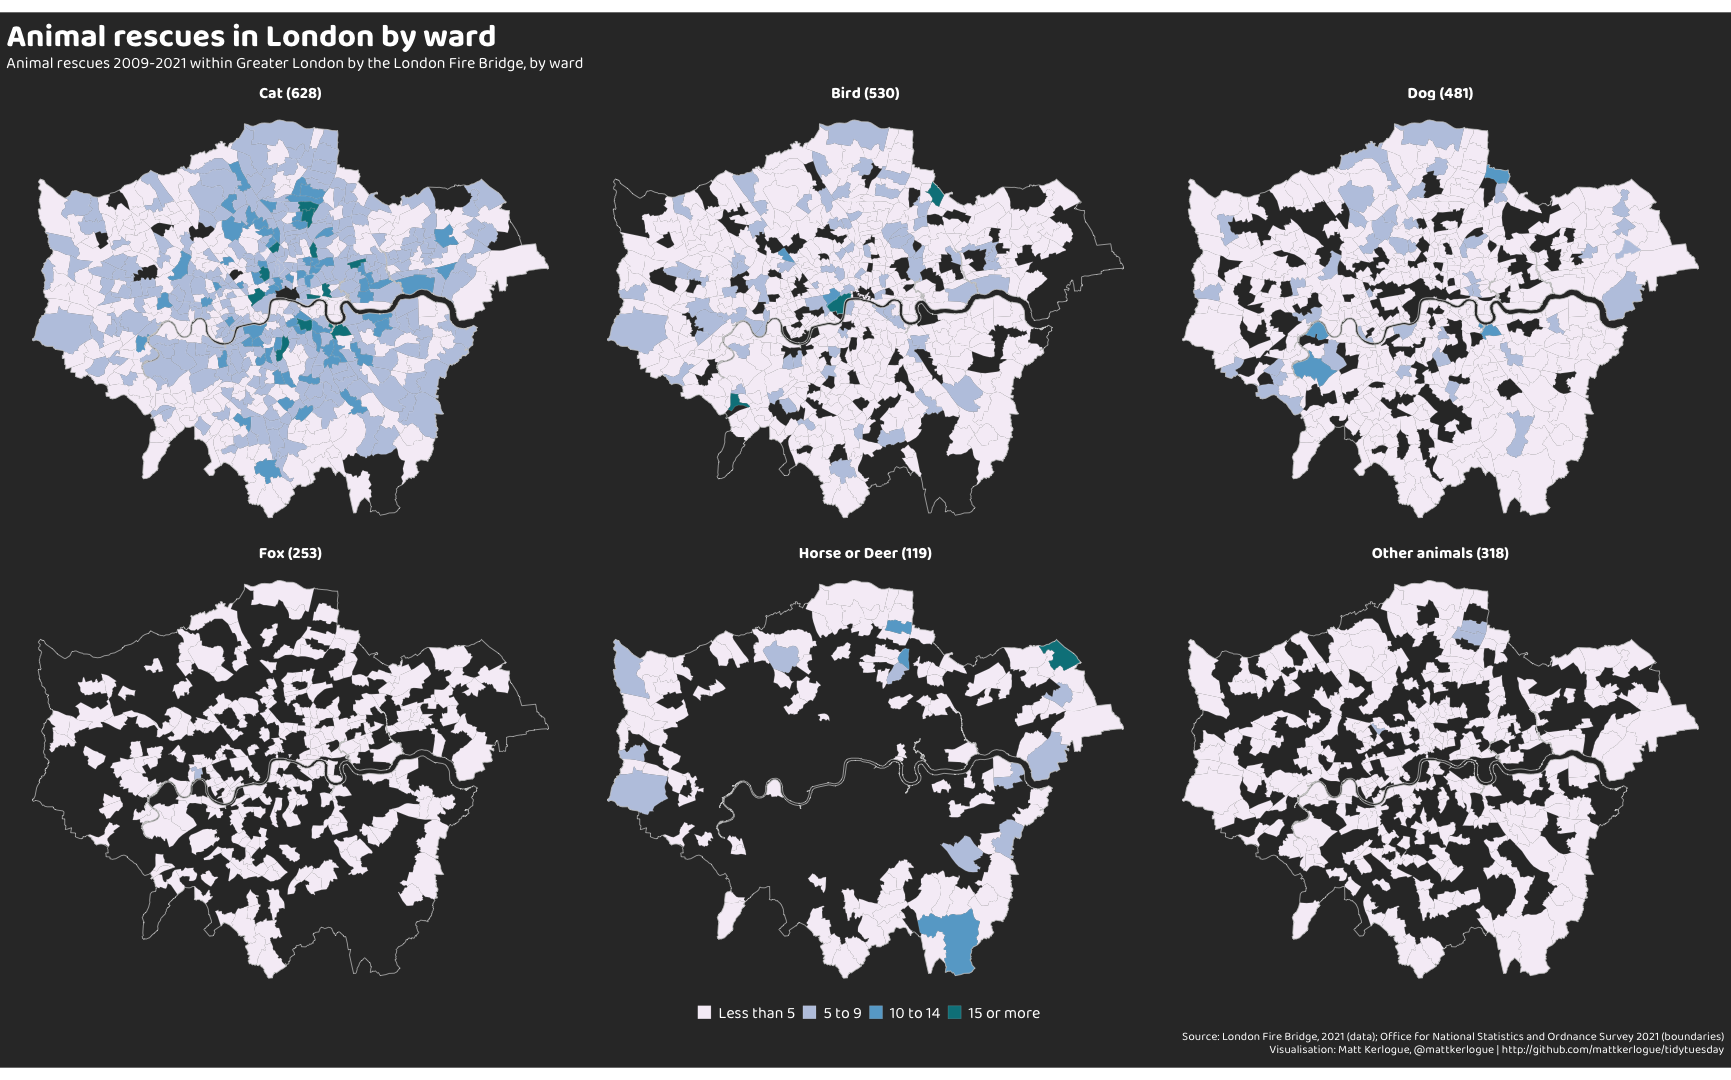

Here is the R script that generated this plot:
library(tidyverse)

# get tidy tuesday data
tuesdata <- tidytuesdayR::tt_load('2021-06-29')

# unify references to cats
animal_rescues <- tuesdata$animal_rescues %>%
  mutate(
    animal_group_parent = if_else(animal_group_parent == "cat", "Cat", animal_group_parent)
  )

# select just the ward and animal info
# combine low frequencies
# unify ward names (to make count() work correctly)
# count animals by ward
# group frequencies
animal_rescues_wards <- animal_rescues %>%
  select(ward_code, ward, animal_group_parent) %>%
  mutate(
    animal = fct_collapse(animal_group_parent, "Cat" = "Cat", "Bird" = "Bird", "Dog" = "Dog",
                          "Fox" = "Fox", "Horse/Deer" = c("Horse", "Deer"), other_level = "Other"),
    animal = fct_infreq(animal),
    animal = fct_relevel(animal, "Other", after = Inf),
    ward = str_to_title(tolower(ward))
  ) %>%
  count(ward_code, ward, animal) %>%
  add_count(ward_code, wt = n, name = "total") %>%
  mutate(
    bin_n = case_when(
      n < 5 ~ "Less than 5",
      n < 10 ~ "5 to 9",
      n < 15 ~ "10 to 14",
      !is.na(n) ~ "15 or more"
    ),
    bin_n = factor(bin_n, levels = c("Less than 5", "5 to 9", "10 to 14",
                                     "15 or more"), ordered = TRUE)
  )

# get boundaries for wards and regions
wards <- sf::st_read("https://opendata.arcgis.com/datasets/60ea78fd4f9d47099adfa63c2ccbc8bf_0.geojson")
regions <- sf::st_read("https://opendata.arcgis.com/datasets/cfa25518ddd7408a8da5c27eb42dd428_0.geojson")

# get london's outline
london <- regions %>%
  filter(RGN20NM == "London")

# get the wards that are within london (a small number of rescues happen outside)
# merge the animal counts
# drop wards with no counts
animal_wards_london <- wards %>%
  filter(sf::st_within(wards, london, sparse = FALSE)) %>%
  left_join(animal_rescues_wards, by = c("WD20CD" = "ward_code")) %>%
  drop_na(animal)

# check total counts
animal_wards_london %>% count(animal)

# create facet labeller
animal_labels <- as_labeller(c(
  "Cat" = "Cat (628)",
  "Bird" = "Bird (530)",
  "Dog" = "Dog (481)",
  "Fox" = "Fox (253)",
  "Horse/Deer" = "Horse or Deer (119)",
  "Other" = "Other animals (318)"
))

# build plot
# use Baloo 2 font by EK Type https://github.com/EkType/Baloo2
ggplot(animal_wards_london) +
  geom_sf(aes(fill = bin_n), colour = "#ffffff", size = 0.05) +
  geom_sf(data = london, fill = NA, colour = "#cccccc", size = 0.25) +
  scale_fill_brewer(palette = "PuBuGn") +
  facet_wrap("animal", labeller = animal_labels) +
  theme_void() +
  labs(
    title = "Animal rescues in London by ward",
    subtitle = "Animal rescues 2009-2021 within Greater London by the London Fire Bridge, by ward",
    caption = paste0("Source: London Fire Bridge, 2021 (data); Office for National Statistics and Ordnance Survey 2021 (boundaries)\n",
                     "Visualisation: Matt Kerlogue, @mattkerlogue | ",
                     "http://github.com/mattkerlogue/tidytuesday")
  ) +
  theme(
    text = element_text(colour = "#ffffff", family = "Baloo 2"),
    plot.background = element_rect(fill = "#333333", colour = NA),
    plot.margin = margin(t = 10, l = 5, r = 5, b = 10),
    legend.position = "bottom",
    legend.title = element_blank(),
    legend.key.size = unit(10, "pt"),
    legend.text = element_text(size = 12),
    plot.title = element_text(size = 24, face = "bold", margin = margin(b = 5)),
    plot.subtitle = element_text(size = 12, margin = margin(b = 10)),
    plot.caption = element_text(margin = margin(t = 10)),
    strip.text = element_text(size = 12, face = "bold", margin = margin(t = 1, b = 1))
  )
